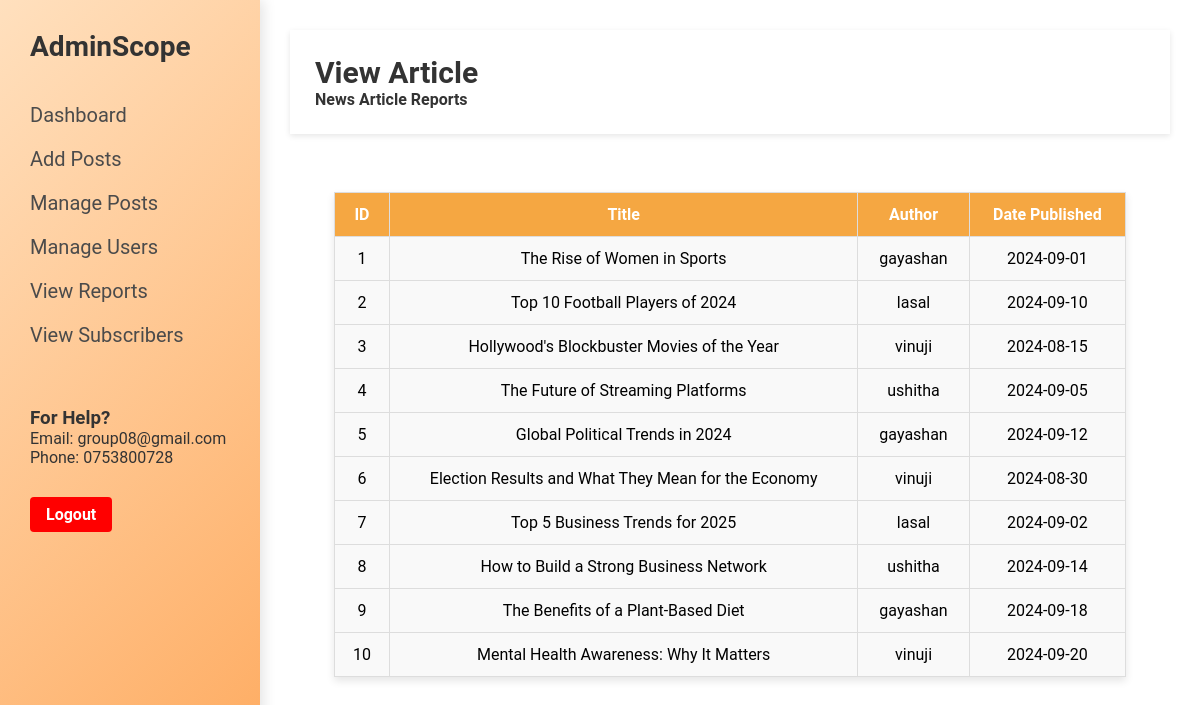
/pages/admin_page/view_reports.php (signed in), run on the app's committed database.
### tables this page shows
CREATE TABLE articles (
  id INT AUTO_INCREMENT PRIMARY KEY,
  title VARCHAR(100) NOT NULL,
  content TEXT NOT NULL,
  author VARCHAR(50),
  publish_date DATE,
  category_id INT
);

### pages/admin_page/view_reports.php (the view, shortened to what this page needs)
<?php
$host = 'localhost';
$db = 'news_management';
$user = 'root';
$pass = '';
$conn = new mysqli($host, $user, $pass, $db);
$sql = "SELECT id, title, author, publish_date FROM articles";
$result = $conn->query($sql);
?>
<html>
<head>
    <link rel="stylesheet" href="../../css/admin_style.css">
</head>
<body>
    <div class="sidebar">
        <h2>AdminScope</h2>
        <ul>
            <li><a href="admin_page.php">Dashboard</a></li>
            <li><a href="manage_users.php">Add Posts</a></li>
            <li><a href="manage_articles.php">Manage Posts</a></li>
            <li><a href="manage_users.php">Manage Users</a></li>
            <li><a href="view_reports.php">View Reports</a></li>
            <li><a href="view_subscribers.php">View Subscribers</a></li>
        </ul>
        <div class="help">
            <h3>For Help?</h3>
            <p>Email: group08@gmail.com</p>
            <p>Phone: 0753800728</p>
            <a style="margin-top: 30px; display: inline-block; padding: 8px 16px; background-color: red; color: white; text-align: center;text-decoration: none; border-radius: 4px; font-weight: bold;" href="../../logout.php">Logout</a>
        </div>
    </div>
    <div class="content">
        <header>
            <h2><b>View Article<br></h2>
            <p>News Article Reports</p>
        </header>
        <main>
            <br><br>
            <table>
                <tr>
                    <th>ID</th>
                    <th>Title</th>
                    <th>Author</th>
                    <th>Date Published</th>
                </tr>
                <?php while($row = $result->fetch_assoc()): ?>
                <tr>
                    <td><?= htmlspecialchars($row['id']) ?></td>
                    <td><?= htmlspecialchars($row['title']) ?></td>
                    <td><?= htmlspecialchars($row['author']) ?></td>
                    <td><?= htmlspecialchars($row['publish_date']) ?></td>
                </tr>
                <?php endwhile; ?>
            </table>
        </main>
    </div>
</body>
</html>

### css/admin_style.css (style rules this page uses)
* { margin: 0; padding: 0; box-sizing: border-box; }
body { font-family: 'Roboto', sans-serif; display: flex; height: 100vh; overflow:hidden; background: #f3e5d8; }
.sidebar { width: 260px; background: linear-gradient(135deg, #ffe0be, #fe9132); color: #333333; min-height: 100vh; padding: 30px; position: fixed; top: 0; left: 0; box-shadow: 4px 0 12px rgba(0, 0, 0, 0.1); }
.sidebar h2 { color: #333333; margin-bottom: 40px; font-size: 28px; }
.sidebar ul { list-style: none; }
.sidebar ul li { margin: 20px 0; }
.sidebar ul li a { color: #4b4b4b; text-decoration: none; font-size: 20px; transition: color 0.3s ease, padding-left 0.3s ease; }
.help { margin-top: 60px; }
.content { flex-grow: 1; margin-left: 260px; background: #ffffff; padding: 30px; overflow-y: auto; border-radius: 0 0 20px 20px; box-shadow: 0 4px 12px rgba(0, 0, 0, 0.1); }
header { background: #ffffff; padding: 25px; color: #333333; box-shadow: 0 2px 6px rgba(0, 0, 0, 0.1); margin-bottom: 20px; }
header h2 { margin: 0; font-size: 30px; font-weight: 500; }
main { display: flex; flex-direction: column; height: 100%; }

### pages/admin_page/view_reports.php (style rules this page uses)
table { margin: 0 auto; border-collapse: collapse; width: 90%; box-shadow: 0 4px 8px rgba(0, 0, 0, 0.1); background-color: #f9f9f9; }
th, td { text-align: center; padding: 12px 15px; border: 1px solid #ddd; }
th { font-weight: bold; background-color: #f5a742; color: white; }

### data on the page
articles: id "1", title "The Rise of Women in Sports", author "gayashan", publish_date "2024-09-01"
articles: id "2", title "Top 10 Football Players of 2024", author "lasal", publish_date "2024-09-10"
articles: id "3", title "Hollywood's Blockbuster Movies of the Year", author "vinuji", publish_date "2024-08-15"
articles: id "4", title "The Future of Streaming Platforms", author "ushitha", publish_date "2024-09-05"
articles: id "5", title "Global Political Trends in 2024", author "gayashan", publish_date "2024-09-12"
articles: id "6", title "Election Results and What They Mean for the Economy", author "vinuji", publish_date "2024-08-30"
articles: id "7", title "Top 5 Business Trends for 2025", author "lasal", publish_date "2024-09-02"
articles: id "8", title "How to Build a Strong Business Network", author "ushitha", publish_date "2024-09-14"
articles: id "9", title "The Benefits of a Plant-Based Diet", author "gayashan", publish_date "2024-09-18"
articles: id "10", title "Mental Health Awareness: Why It Matters", author "vinuji", publish_date "2024-09-20"
